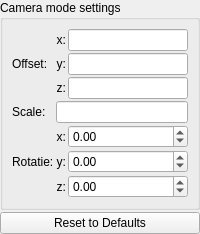
                   <widget class="QWidget" name="page_fake_lights_camera">
                    <layout class="QVBoxLayout" name="verticalLayout_camera">
                     <property name="spacing">
                      <number>2</number>
                     </property>
                     <property name="leftMargin">
                      <number>0</number>
                     </property>
                     <property name="topMargin">
                      <number>0</number>
                     </property>
                     <property name="rightMargin">
                      <number>0</number>
                     </property>
                     <property name="bottomMargin">
                      <number>0</number>
                     </property>
                     <item>
                      <widget class="QGroupBox" name="groupBox_fake_lights_camera">
                       <property name="title">
                        <string>Camera mode settings</string>
                       </property>
                       <layout class="QGridLayout" name="gridLayout_camera">
                        <property name="spacing">
                         <number>2</number>
                        </property>
                        <item row="0" column="0" rowspan="3">
                         <widget class="QLabel" name="label_camera_offset">
                          <property name="text">
                           <string>Offset:</string>
                          </property>
                         </widget>
                        </item>
                        <item row="0" column="1">
                         <widget class="QLabel" name="label_camera_offset_x">
                          <property name="text">
                           <string>x:</string>
                          </property>
                          <property name="alignment">
                           <set>Qt::AlignRight|Qt::AlignTrailing|Qt::AlignVCenter</set>
                          </property>
                         </widget>
                        </item>
                        <item row="0" column="2">
                         <widget class="MyLineEdit" name="vect3_fake_lights_camera_offset_x"></widget>
                        </item>
                        <item row="1" column="1">
                         <widget class="QLabel" name="label_camera_offset_y">
                          <property name="text">
                           <string>y:</string>
                          </property>
                          <property name="alignment">
                           <set>Qt::AlignRight|Qt::AlignTrailing|Qt::AlignVCenter</set>
                          </property>
                         </widget>
                        </item>
                        <item row="1" column="2">
                         <widget class="MyLineEdit" name="vect3_fake_lights_camera_offset_y"></widget>
                        </item>
                        <item row="2" column="1">
                         <widget class="QLabel" name="label_camera_offset_z">
                          <property name="text">
                           <string>z:</string>
                          </property>
                          <property name="alignment">
                           <set>Qt::AlignRight|Qt::AlignTrailing|Qt::AlignVCenter</set>
                          </property>
                         </widget>
                        </item>
                        <item row="2" column="2">
                         <widget class="MyLineEdit" name="vect3_fake_lights_camera_offset_z"></widget>
                        </item>
                        <item row="3" column="0">
                         <widget class="QLabel" name="label_camera_scale">
                          <property name="text">
                           <string>Scale:</string>
                          </property>
                         </widget>
                        </item>
                        <item row="3" column="1" colspan="2">
                         <widget class="MyLineEdit" name="logedit_fake_lights_camera_scale"></widget>
                        </item>
                        <item row="4" column="0" rowspan="3">
                         <widget class="QLabel" name="label_camera_rotation">
                          <property name="text">
                           <string>Rotatie:</string>
                          </property>
                         </widget>
                        </item>
                        <item row="4" column="1">
                         <widget class="QLabel" name="label_camera_rotation_x">
                          <property name="text">
                           <string>x:</string>
                          </property>
                          <property name="alignment">
                           <set>Qt::AlignRight|Qt::AlignTrailing|Qt::AlignVCenter</set>
                          </property>
                         </widget>
                        </item>
                        <item row="4" column="2">
                         <widget class="MyDoubleSpinBox" name="spinboxd3_fake_lights_camera_rotation_x">
                          <property name="decimals">
                           <number>2</number>
                          </property>
                          <property name="minimum">
                           <double>-36000.000000000000000</double>
                          </property>
                          <property name="maximum">
                           <double>36000.000000000000000</double>
                          </property>
                          <property name="singleStep">
                           <double>0.100000000000000</double>
                          </property>
                         </widget>
                        </item>
                        <item row="5" column="1">
                         <widget class="QLabel" name="label_camera_rotation_y">
                          <property name="text">
                           <string>y:</string>
                          </property>
                          <property name="alignment">
                           <set>Qt::AlignRight|Qt::AlignTrailing|Qt::AlignVCenter</set>
                          </property>
                         </widget>
                        </item>
                        <item row="5" column="2">
                         <widget class="MyDoubleSpinBox" name="spinboxd3_fake_lights_camera_rotation_y">
                          <property name="decimals">
                           <number>2</number>
                          </property>
                          <property name="minimum">
                           <double>-36000.000000000000000</double>
                          </property>
                          <property name="maximum">
                           <double>36000.000000000000000</double>
                          </property>
                          <property name="singleStep">
                           <double>0.100000000000000</double>
                          </property>
                         </widget>
                        </item>
                        <item row="6" column="1">
                         <widget class="QLabel" name="label_camera_rotation_z">
                          <property name="text">
                           <string>z:</string>
                          </property>
                          <property name="alignment">
                           <set>Qt::AlignRight|Qt::AlignTrailing|Qt::AlignVCenter</set>
                          </property>
                         </widget>
                        </item>
                        <item row="6" column="2">
                         <widget class="MyDoubleSpinBox" name="spinboxd3_fake_lights_camera_rotation_z">
                          <property name="decimals">
                           <number>2</number>
                          </property>
                          <property name="minimum">
                           <double>-36000.000000000000000</double>
                          </property>
                          <property name="maximum">
                           <double>36000.000000000000000</double>
                          </property>
                          <property name="singleStep">
                           <double>0.100000000000000</double>
                          </property>
                         </widget>
                        </item>
                       </layout>
                      </widget>
                     </item>
                     <item>
                      <widget class="QPushButton" name="pushButton_reset_camera">
                       <property name="text">
                        <string>Reset to Defaults</string>
                       </property>
                      </widget>
                     </item>
                    </layout>
                   </widget>
